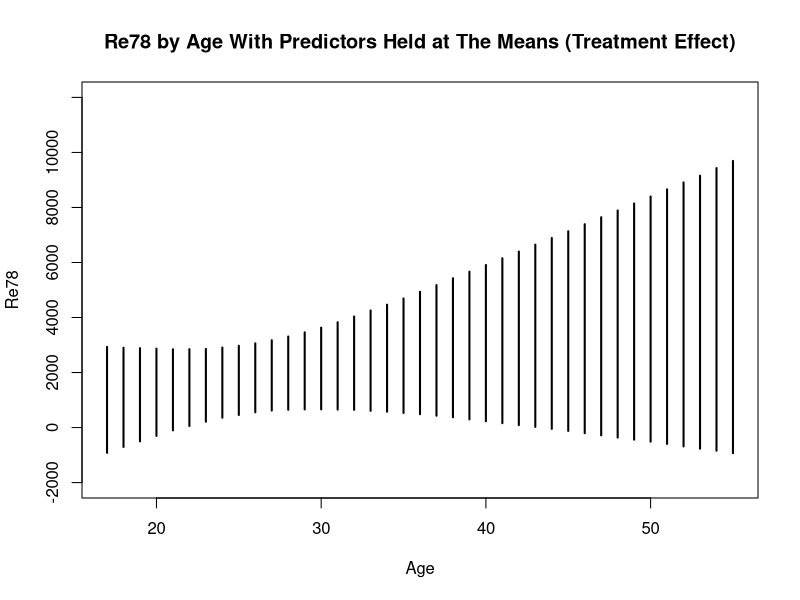

R code for this plot:
library(Matching)
library('arm')
data(lalonde)

lalonde$age_squared <- lalonde$age^2

# both treated and control
lalonde.control <- lalonde[which(lalonde$treat == 0), ]
lalonde.treat <- lalonde[which(lalonde$treat == 1), ]

# Fit the regression model
lm.lalonde <- lm(re78 ~ age + age_squared + educ + treat + treat * age + re74 + re75, data = lalonde)
summary(lm.lalonde)

# Simulate
set.seed(123)
iterations <- 10000
sim.lalonde <- sim(lm.lalonde, n.sims = iterations)

sim.lalonde@coef[1,]

# Predict re78 for every unit of age for every set of coefficients holding at the medians
treat.effect <- matrix(NA, nrow = iterations, ncol = length(
  min(lalonde$age):max(lalonde$age)))

mean.educ_control <- mean(lalonde.control$educ)
mean.re74_control <- mean(lalonde.control$re74)
mean.re75_control <- mean(lalonde.control$re75)

mean.educ_treated <- mean(lalonde.treat$educ)
mean.re74_treated <- mean(lalonde.treat$re74)
mean.re75_treated <- mean(lalonde.treat$re75)

for (a in min(lalonde$age):max(lalonde$age)){
  X.treat <- c(1, a, a^2, mean.educ_treated, 1, mean.re74_treated, mean.re75_treated, 1*a)
  X.control <- c(1, a, a^2, mean.educ_control, 0, mean.re74_control, mean.re75_control, 0*a)
  for(i in 1:iterations) {
    treat.effect[i, a + 1 - min(lalonde$age)] <- sum(X.treat*sim.lalonde@coef[i, ]) - 
      sum(X.control*sim.lalonde@coef[i, ])
  }
}

conf.intervals_mean_te <- apply(treat.effect, 2, quantile, probs = c(0.025, 0.975))
table_mean_treat_te <- t(data.frame(conf.intervals_mean_te))
colnames(table_mean_treat_te) <- c("Mean PI Lower Bound", "Mean PI Upper Bound")
table_mean_treat_te <- data.frame(table_mean_treat_te, mean.educ_treated - mean.educ_control, 
                               mean.re74_treated - mean.re74_control, 
                               mean.re75_treated - mean.re75_control)
rownames(table_mean_treat_te) <- min(lalonde$age):max(lalonde$age)
View(table_mean_treat_te)


plot(x = c(1:100), y = c(1:100), type = "n", 
     xlim = c(min(lalonde$age),max(lalonde$age)), 
     ylim = c(-2000,12000), 
     main = "Re78 by Age With Predictors Held at The Means (Treatment Effect)", xlab = "Age", 
     ylab = "Re78")

for (age in min(lalonde$age):max(lalonde$age)) {
  segments(
    x0 = age,
    y0 = conf.intervals_mean_te[1, age - min(lalonde$age) + 1],
    x1 = age,
    y1 = conf.intervals_mean_te[2, age - min(lalonde$age) + 1],
    lwd = 2)
}
